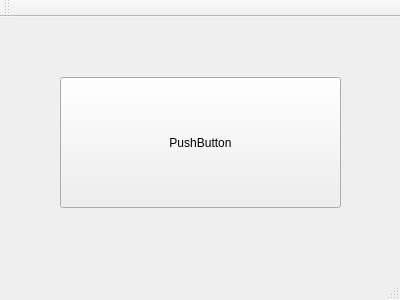
<?xml version="1.0" encoding="UTF-8"?>
<ui version="4.0">
 <class>MainWindow</class>
 <widget class="QMainWindow" name="MainWindow">
  <property name="geometry">
   <rect>
    <x>0</x>
    <y>0</y>
    <width>400</width>
    <height>300</height>
   </rect>
  </property>
  <property name="windowTitle">
   <string>MainWindow</string>
  </property>
  <widget class="QWidget" name="centralWidget">
   <widget class="QPushButton" name="pushButton">
    <property name="geometry">
     <rect>
      <x>60</x>
      <y>60</y>
      <width>281</width>
      <height>131</height>
     </rect>
    </property>
    <property name="text">
     <string>PushButton</string>
    </property>
   </widget>
  </widget>
  <widget class="QMenuBar" name="menuBar">
   <property name="geometry">
    <rect>
     <x>0</x>
     <y>0</y>
     <width>400</width>
     <height>20</height>
    </rect>
   </property>
  </widget>
  <widget class="QToolBar" name="mainToolBar">
   <attribute name="toolBarArea">
    <enum>TopToolBarArea</enum>
   </attribute>
   <attribute name="toolBarBreak">
    <bool>false</bool>
   </attribute>
  </widget>
  <widget class="QStatusBar" name="statusBar"/>
 </widget>
 <layoutdefault spacing="6" margin="11"/>
 <resources/>
 <connections/>
</ui>
